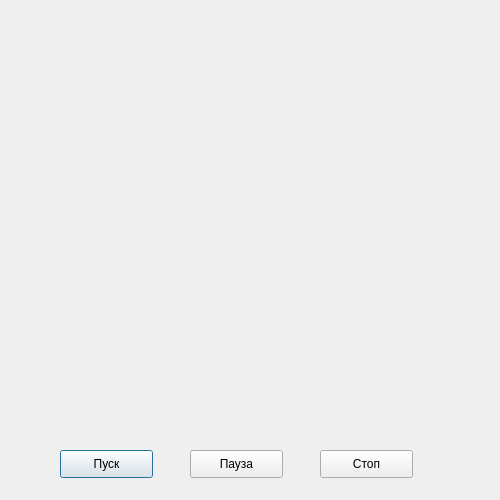
<?xml version="1.0" encoding="UTF-8"?>
<ui version="4.0">
 <class>Dialog</class>
 <widget class="QDialog" name="Dialog">
  <property name="geometry">
   <rect>
    <x>0</x>
    <y>0</y>
    <width>500</width>
    <height>500</height>
   </rect>
  </property>
  <property name="sizePolicy">
   <sizepolicy hsizetype="Preferred" vsizetype="Preferred">
    <horstretch>0</horstretch>
    <verstretch>0</verstretch>
   </sizepolicy>
  </property>
  <property name="minimumSize">
   <size>
    <width>500</width>
    <height>500</height>
   </size>
  </property>
  <property name="baseSize">
   <size>
    <width>750</width>
    <height>400</height>
   </size>
  </property>
  <property name="windowTitle">
   <string>Dialog</string>
  </property>
  <widget class="QWidget" name="gridLayoutWidget">
   <property name="geometry">
    <rect>
     <x>10</x>
     <y>10</y>
     <width>481</width>
     <height>411</height>
    </rect>
   </property>
   <layout class="QGridLayout" name="gridLayout"/>
  </widget>
  <widget class="QPushButton" name="pushButton_start">
   <property name="geometry">
    <rect>
     <x>60</x>
     <y>450</y>
     <width>93</width>
     <height>28</height>
    </rect>
   </property>
   <property name="text">
    <string>Пуск</string>
   </property>
  </widget>
  <widget class="QPushButton" name="pushButton_pause">
   <property name="geometry">
    <rect>
     <x>190</x>
     <y>450</y>
     <width>93</width>
     <height>28</height>
    </rect>
   </property>
   <property name="text">
    <string>Пауза</string>
   </property>
  </widget>
  <widget class="QPushButton" name="pushButton_stop">
   <property name="geometry">
    <rect>
     <x>320</x>
     <y>450</y>
     <width>93</width>
     <height>28</height>
    </rect>
   </property>
   <property name="text">
    <string>Стоп</string>
   </property>
  </widget>
 </widget>
 <resources/>
 <connections/>
</ui>
